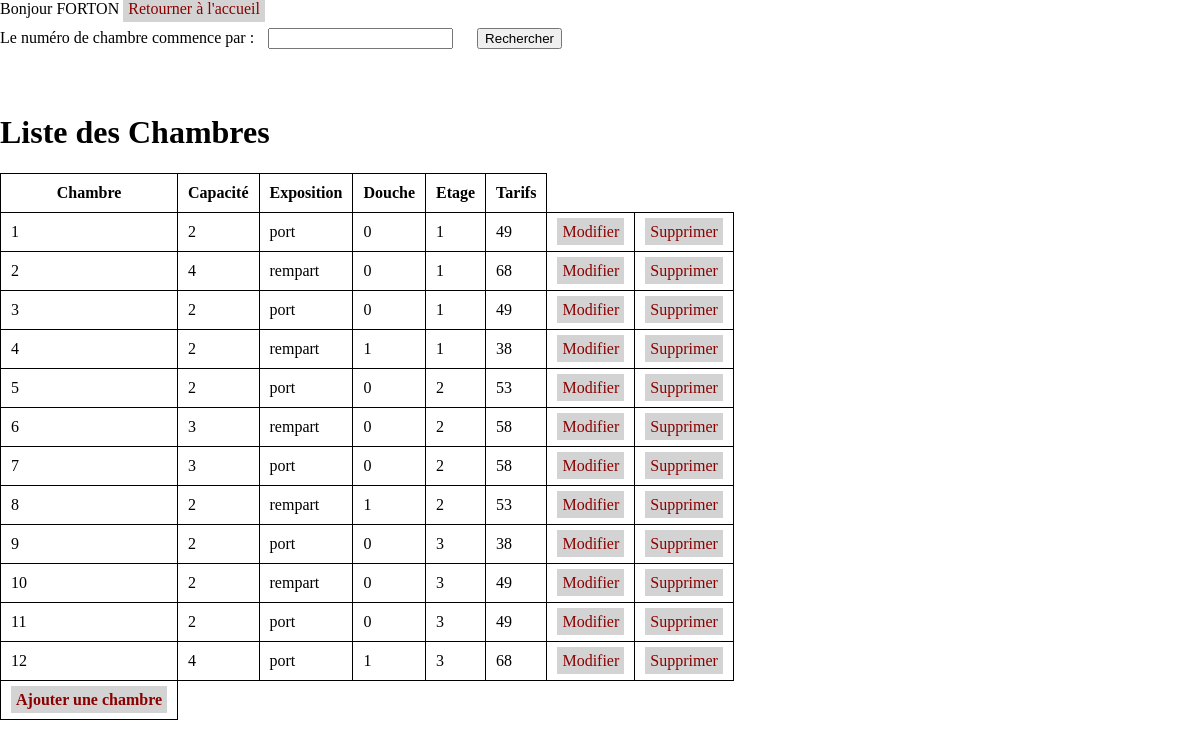
/php/admin_chambres/afficherChambre.php (signed in), run on the app's committed database.
### tables this page shows
CREATE TABLE IF NOT EXISTS `clients` (
  `id` int(11) NOT NULL AUTO_INCREMENT,
  `civilite` varchar(20) NOT NULL,
  `nom` varchar(100) NOT NULL,
  `prenom` varchar(70) NOT NULL,
  `adresse` varchar(200) DEFAULT NULL,
  `codePostal` varchar(10) DEFAULT NULL,
  `ville` varchar(200) DEFAULT NULL,
  `pseudo` varchar(50) NOT NULL,
  `mail` varchar(50) NOT NULL,
  `mot_de_passe` varchar(50) NOT NULL,
  `pays_id` int(11) DEFAULT NULL,
  `avatar` varchar(255) NOT NULL,
  `admin` tinyint(4) NOT NULL,
  PRIMARY KEY (`id`)
);

CREATE TABLE IF NOT EXISTS `chambres` (
  `numero` int(11) NOT NULL AUTO_INCREMENT,
  `capacite` int(11) NOT NULL,
  `exposition` varchar(20) DEFAULT NULL,
  `douche` int(11) NOT NULL DEFAULT '0',
  `etage` int(11) NOT NULL,
  `tarif_id` int(11) DEFAULT NULL,
  `dispo` tinyint(1) DEFAULT NULL,
  PRIMARY KEY (`numero`)
);

CREATE TABLE IF NOT EXISTS `tarifs` (
  `id` int(11) NOT NULL AUTO_INCREMENT,
  `prix` double NOT NULL,
  PRIMARY KEY (`id`)
);

### php/dao_user.php (called while the page is built, shortened)
<?php
function getUserById($id){
	$sql = 'SELECT `nom`, `prenom`, admin FROM `clients`  WHERE `id` = :id';
	$db = getConnection();
	$select = $db->prepare($sql);
	$select->execute(array('id'=>$id));
	$result = $select->fetchAll();
	return empty($result) ? false : array('nom' => $result[0]['nom'], 'prenom' => $result[0]['prenom'], 'admin' => $result[0]['admin']);
}

### php/admin_chambres/fonctionChambre.php (called while the page is built, shortened)
<?php
function getAllChambre(PDO $bdd, $chambre) {
    $query = "SELECT numero, capacite, exposition, douche, etage, prix FROM chambres, tarifs WHERE tarifs.id = chambres.tarif_id and  numero LIKE :v_numero";
    $chambres = null;
    $statement = $bdd->prepare($query);
    $chambre = $chambre . '%';
    $statement->bindParam(':v_numero', $chambre);
    if ($statement->execute()) {
        $chambres = $statement->fetchAll(PDO::FETCH_ASSOC);
    }
    return $chambres;
}

### php/admin_chambres/afficherChambre.php (the view, shortened to what this page needs)
<?php
require('../dao_user.php');
global $VAR_LOGGED;
$id = sessionVar($VAR_LOGGED);
$clients = getUserById($id);
echo 'Bonjour ' . $clients['nom'] ;
?>
<!DOCTYPE html>
<head>
    <link href="../../../Neptune/css/chambre.css" rel="stylesheet">
</head>
    <?php
    $chambre = '';
    echo "<a href='../../index.php'>Retourner à l'accueil</a>";
    require('fonctionChambre.php');
    ?>
    <form action="" method="post">
        <label for="chambre">Le numéro de chambre commence par :</label>
        <input type="text" name="chambre" value="<?= $chambre ?>"/>
        <input type="submit" value="Rechercher" />
    </form>
</head>
<body>
<h1>Liste des Chambres</h1>
<?php
$bdd = getDataBase();
?>
<?php
if ($bdd) {
    $chambres = getAllchambre($bdd, $chambre);
    if ($chambres) {
        ?>
        <table>
            <thead>
            <tr>
                <th>Chambre</th>
                <th>Capacité</th>
                <th>Exposition</th>
                <th>Douche</th>
                <th>Etage</th>
                <th>Tarifs</th>
            </tr>
            </thead>
            <tbody>
<?php
        foreach ($chambres as $chambre) {
                echo '<tr>'.
                    '<td>'.$chambre['numero'].'</td>'.
                    '<td>'.$chambre['capacite'].'</td>'.
                    '<td>'.$chambre['exposition'].'</td>'.
                    '<td>'.$chambre['douche'].'</td>'.
                    '<td>'.$chambre['etage'].'</td>'.
                    '<td>'.$chambre['prix'].' </td>'.
                    '<td><a href="modifierChambre.php?numero=' . $chambre['numero'] . '"> Modifier </a></td>'.
                    '<td><a href="deleteChambre.php?numero=' . $chambre['numero'] . '"> Supprimer </a></td>'.
                    '</tr>';
        }
    }
?>
    <tr>
    <th><a href="ajouterChambre.php"> Ajouter une chambre </a></th>
    </tr>
            </tbody>
            </table>
<?php }
    else {
        echo "pas de donnée à afficher";
    }
?>
</body>
</html>

### css/chambre.css (style rules this page uses)
a { text-decoration: none; color: darkred; padding: 5px; background-color: lightgrey; }
table { border-collapse: collapse; }
th, td { border: 1px solid black; padding: 10px; }
form input { margin: 10px; }
body { margin: 0; padding: 0; }

### data on the page
clients: nom "FORTON"
chambres: numero "1", capacite "2", exposition "port", douche "0", etage "1", tarif.prix "49"
chambres: numero "2", capacite "4", exposition "rempart", douche "0", etage "1", tarif.prix "68"
chambres: numero "3", capacite "2", exposition "port", douche "0", etage "1", tarif.prix "49"
chambres: numero "4", capacite "2", exposition "rempart", douche "1", etage "1", tarif.prix "38"
chambres: numero "5", capacite "2", exposition "port", douche "0", etage "2", tarif.prix "53"
chambres: numero "6", capacite "3", exposition "rempart", douche "0", etage "2", tarif.prix "58"
chambres: numero "7", capacite "3", exposition "port", douche "0", etage "2", tarif.prix "58"
chambres: numero "8", capacite "2", exposition "rempart", douche "1", etage "2", tarif.prix "53"
chambres: numero "9", capacite "2", exposition "port", douche "0", etage "3", tarif.prix "38"
chambres: numero "10", capacite "2", exposition "rempart", douche "0", etage "3", tarif.prix "49"
chambres: numero "11", capacite "2", exposition "port", douche "0", etage "3", tarif.prix "49"
chambres: numero "12", capacite "4", exposition "port", douche "1", etage "3", tarif.prix "68"
